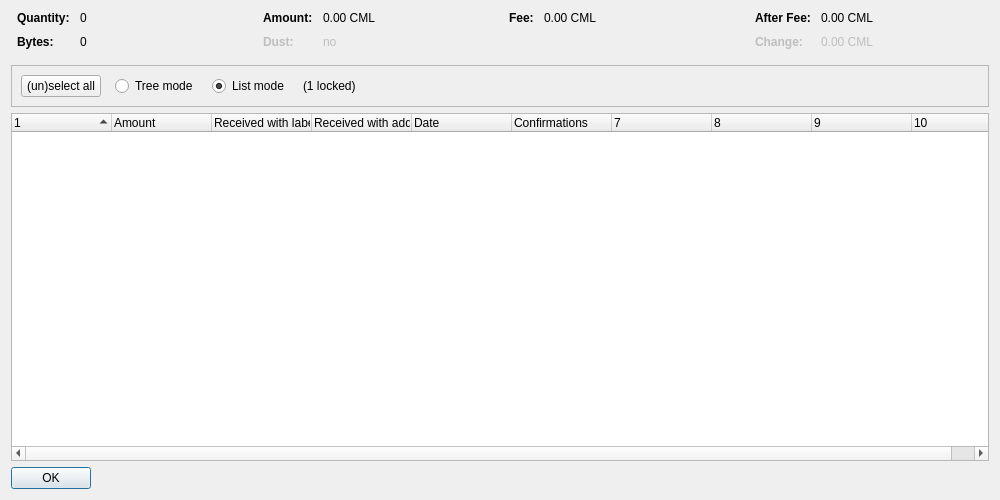
<?xml version="1.0" encoding="UTF-8"?>
<ui version="4.0">
 <class>CoinControlDialog</class>
 <widget class="QDialog" name="CoinControlDialog">
  <property name="geometry">
   <rect>
    <x>0</x>
    <y>0</y>
    <width>1000</width>
    <height>500</height>
   </rect>
  </property>
  <property name="windowTitle">
   <string>Coin Selection</string>
  </property>
  <layout class="QVBoxLayout" name="verticalLayout">
   <item>
    <layout class="QHBoxLayout" name="horizontalLayoutTop" stretch="0,0,0,0">
     <property name="topMargin">
      <number>0</number>
     </property>
     <property name="bottomMargin">
      <number>10</number>
     </property>
     <item>
      <layout class="QFormLayout" name="formLayoutCoinControl1">
       <property name="horizontalSpacing">
        <number>10</number>
       </property>
       <property name="verticalSpacing">
        <number>10</number>
       </property>
       <property name="leftMargin">
        <number>6</number>
       </property>
       <property name="rightMargin">
        <number>6</number>
       </property>
       <item row="0" column="0">
        <widget class="QLabel" name="labelCoinControlQuantityText">
         <property name="font">
          <font>
           <weight>75</weight>
           <bold>true</bold>
          </font>
         </property>
         <property name="text">
          <string>Quantity:</string>
         </property>
        </widget>
       </item>
       <item row="0" column="1">
        <widget class="QLabel" name="labelCoinControlQuantity">
         <property name="cursor">
          <cursorShape>IBeamCursor</cursorShape>
         </property>
         <property name="contextMenuPolicy">
          <enum>Qt::ActionsContextMenu</enum>
         </property>
         <property name="text">
          <string notr="true">0</string>
         </property>
         <property name="textInteractionFlags">
          <set>Qt::LinksAccessibleByMouse|Qt::TextSelectableByKeyboard|Qt::TextSelectableByMouse</set>
         </property>
        </widget>
       </item>
       <item row="1" column="0">
        <widget class="QLabel" name="labelCoinControlBytesText">
         <property name="font">
          <font>
           <weight>75</weight>
           <bold>true</bold>
          </font>
         </property>
         <property name="text">
          <string>Bytes:</string>
         </property>
        </widget>
       </item>
       <item row="1" column="1">
        <widget class="QLabel" name="labelCoinControlBytes">
         <property name="cursor">
          <cursorShape>IBeamCursor</cursorShape>
         </property>
         <property name="contextMenuPolicy">
          <enum>Qt::ActionsContextMenu</enum>
         </property>
         <property name="text">
          <string notr="true">0</string>
         </property>
         <property name="textInteractionFlags">
          <set>Qt::LinksAccessibleByMouse|Qt::TextSelectableByKeyboard|Qt::TextSelectableByMouse</set>
         </property>
        </widget>
       </item>
      </layout>
     </item>
     <item>
      <layout class="QFormLayout" name="formLayoutCoinControl2">
       <property name="horizontalSpacing">
        <number>10</number>
       </property>
       <property name="verticalSpacing">
        <number>10</number>
       </property>
       <property name="leftMargin">
        <number>6</number>
       </property>
       <property name="rightMargin">
        <number>6</number>
       </property>
       <item row="0" column="0">
        <widget class="QLabel" name="labelCoinControlAmountText">
         <property name="font">
          <font>
           <weight>75</weight>
           <bold>true</bold>
          </font>
         </property>
         <property name="text">
          <string>Amount:</string>
         </property>
        </widget>
       </item>
       <item row="0" column="1">
        <widget class="QLabel" name="labelCoinControlAmount">
         <property name="cursor">
          <cursorShape>IBeamCursor</cursorShape>
         </property>
         <property name="contextMenuPolicy">
          <enum>Qt::ActionsContextMenu</enum>
         </property>
         <property name="text">
          <string notr="true">0.00 CML</string>
         </property>
         <property name="textInteractionFlags">
          <set>Qt::LinksAccessibleByMouse|Qt::TextSelectableByKeyboard|Qt::TextSelectableByMouse</set>
         </property>
        </widget>
       </item>
       <item row="1" column="0">
        <widget class="QLabel" name="labelCoinControlLowOutputText">
         <property name="enabled">
          <bool>false</bool>
         </property>
         <property name="font">
          <font>
           <weight>75</weight>
           <bold>true</bold>
          </font>
         </property>
         <property name="text">
          <string>Dust:</string>
         </property>
        </widget>
       </item>
       <item row="1" column="1">
        <widget class="QLabel" name="labelCoinControlLowOutput">
         <property name="enabled">
          <bool>false</bool>
         </property>
         <property name="cursor">
          <cursorShape>IBeamCursor</cursorShape>
         </property>
         <property name="contextMenuPolicy">
          <enum>Qt::ActionsContextMenu</enum>
         </property>
         <property name="text">
          <string notr="true">no</string>
         </property>
         <property name="textInteractionFlags">
          <set>Qt::LinksAccessibleByMouse|Qt::TextSelectableByKeyboard|Qt::TextSelectableByMouse</set>
         </property>
        </widget>
       </item>
      </layout>
     </item>
     <item>
      <layout class="QFormLayout" name="formLayoutCoinControl3">
       <property name="horizontalSpacing">
        <number>10</number>
       </property>
       <property name="verticalSpacing">
        <number>10</number>
       </property>
       <property name="leftMargin">
        <number>6</number>
       </property>
       <property name="rightMargin">
        <number>6</number>
       </property>
       <item row="0" column="0">
        <widget class="QLabel" name="labelCoinControlFeeText">
         <property name="font">
          <font>
           <weight>75</weight>
           <bold>true</bold>
          </font>
         </property>
         <property name="text">
          <string>Fee:</string>
         </property>
        </widget>
       </item>
       <item row="0" column="1">
        <widget class="QLabel" name="labelCoinControlFee">
         <property name="cursor">
          <cursorShape>IBeamCursor</cursorShape>
         </property>
         <property name="contextMenuPolicy">
          <enum>Qt::ActionsContextMenu</enum>
         </property>
         <property name="text">
          <string notr="true">0.00 CML</string>
         </property>
         <property name="textInteractionFlags">
          <set>Qt::LinksAccessibleByMouse|Qt::TextSelectableByKeyboard|Qt::TextSelectableByMouse</set>
         </property>
        </widget>
       </item>
      </layout>
     </item>
     <item>
      <layout class="QFormLayout" name="formLayoutCoinControl4">
       <property name="horizontalSpacing">
        <number>10</number>
       </property>
       <property name="verticalSpacing">
        <number>10</number>
       </property>
       <property name="leftMargin">
        <number>6</number>
       </property>
       <property name="rightMargin">
        <number>6</number>
       </property>
       <item row="0" column="0">
        <widget class="QLabel" name="labelCoinControlAfterFeeText">
         <property name="font">
          <font>
           <weight>75</weight>
           <bold>true</bold>
          </font>
         </property>
         <property name="text">
          <string>After Fee:</string>
         </property>
        </widget>
       </item>
       <item row="0" column="1">
        <widget class="QLabel" name="labelCoinControlAfterFee">
         <property name="cursor">
          <cursorShape>IBeamCursor</cursorShape>
         </property>
         <property name="contextMenuPolicy">
          <enum>Qt::ActionsContextMenu</enum>
         </property>
         <property name="text">
          <string notr="true">0.00 CML</string>
         </property>
         <property name="textInteractionFlags">
          <set>Qt::LinksAccessibleByMouse|Qt::TextSelectableByKeyboard|Qt::TextSelectableByMouse</set>
         </property>
        </widget>
       </item>
       <item row="1" column="0">
        <widget class="QLabel" name="labelCoinControlChangeText">
         <property name="enabled">
          <bool>false</bool>
         </property>
         <property name="font">
          <font>
           <weight>75</weight>
           <bold>true</bold>
          </font>
         </property>
         <property name="text">
          <string>Change:</string>
         </property>
        </widget>
       </item>
       <item row="1" column="1">
        <widget class="QLabel" name="labelCoinControlChange">
         <property name="enabled">
          <bool>false</bool>
         </property>
         <property name="cursor">
          <cursorShape>IBeamCursor</cursorShape>
         </property>
         <property name="contextMenuPolicy">
          <enum>Qt::ActionsContextMenu</enum>
         </property>
         <property name="text">
          <string notr="true">0.00 CML</string>
         </property>
         <property name="textInteractionFlags">
          <set>Qt::LinksAccessibleByMouse|Qt::TextSelectableByKeyboard|Qt::TextSelectableByMouse</set>
         </property>
        </widget>
       </item>
      </layout>
     </item>
    </layout>
   </item>
   <item>
    <widget class="QFrame" name="frame">
     <property name="minimumSize">
      <size>
       <width>0</width>
       <height>40</height>
      </size>
     </property>
     <property name="frameShape">
      <enum>QFrame::StyledPanel</enum>
     </property>
     <property name="frameShadow">
      <enum>QFrame::Sunken</enum>
     </property>
     <layout class="QHBoxLayout" name="horizontalLayout">
      <item>
       <layout class="QHBoxLayout" name="horizontalLayoutPanel" stretch="0,0,0,0,0">
        <property name="spacing">
         <number>14</number>
        </property>
        <item>
         <widget class="QPushButton" name="pushButtonSelectAll">
          <property name="sizePolicy">
           <sizepolicy hsizetype="Maximum" vsizetype="Fixed">
            <horstretch>0</horstretch>
            <verstretch>0</verstretch>
           </sizepolicy>
          </property>
          <property name="text">
           <string>(un)select all</string>
          </property>
          <property name="autoDefault">
           <bool>false</bool>
          </property>
         </widget>
        </item>
        <item>
         <widget class="QRadioButton" name="radioTreeMode">
          <property name="sizePolicy">
           <sizepolicy hsizetype="Maximum" vsizetype="Fixed">
            <horstretch>0</horstretch>
            <verstretch>0</verstretch>
           </sizepolicy>
          </property>
          <property name="text">
           <string>Tree mode</string>
          </property>
         </widget>
        </item>
        <item>
         <widget class="QRadioButton" name="radioListMode">
          <property name="sizePolicy">
           <sizepolicy hsizetype="Maximum" vsizetype="Fixed">
            <horstretch>0</horstretch>
            <verstretch>0</verstretch>
           </sizepolicy>
          </property>
          <property name="text">
           <string>List mode</string>
          </property>
          <property name="checked">
           <bool>true</bool>
          </property>
         </widget>
        </item>
        <item>
         <widget class="QLabel" name="labelLocked">
          <property name="text">
           <string notr="true">(1 locked)</string>
          </property>
         </widget>
        </item>
        <item>
         <spacer name="horizontalSpacer">
          <property name="orientation">
           <enum>Qt::Horizontal</enum>
          </property>
          <property name="sizeHint" stdset="0">
           <size>
            <width>40</width>
            <height>20</height>
           </size>
          </property>
         </spacer>
        </item>
       </layout>
      </item>
     </layout>
    </widget>
   </item>
   <item>
    <widget class="CoinControlTreeWidget" name="treeWidget">
     <property name="contextMenuPolicy">
      <enum>Qt::CustomContextMenu</enum>
     </property>
     <property name="sortingEnabled">
      <bool>false</bool>
     </property>
     <property name="columnCount">
      <number>10</number>
     </property>
     <attribute name="headerShowSortIndicator" stdset="0">
      <bool>true</bool>
     </attribute>
     <attribute name="headerStretchLastSection">
      <bool>false</bool>
     </attribute>
     <column>
      <property name="text">
       <string/>
      </property>
     </column>
     <column>
      <property name="text">
       <string>Amount</string>
      </property>
     </column>
     <column>
      <property name="text">
       <string>Received with label</string>
      </property>
     </column>
     <column>
      <property name="text">
       <string>Received with address</string>
      </property>
     </column>
     <column>
      <property name="text">
       <string>Date</string>
      </property>
     </column>
     <column>
      <property name="text">
       <string>Confirmations</string>
      </property>
      <property name="toolTip">
       <string>Confirmed</string>
      </property>
     </column>
     <column>
      <property name="text">
       <string/>
      </property>
     </column>
     <column>
      <property name="text">
       <string/>
      </property>
     </column>
     <column>
      <property name="text">
       <string/>
      </property>
     </column>
     <column>
      <property name="text">
       <string/>
      </property>
     </column>
    </widget>
   </item>
   <item>
    <widget class="QDialogButtonBox" name="buttonBox">
     <property name="sizePolicy">
      <sizepolicy hsizetype="Maximum" vsizetype="Fixed">
       <horstretch>0</horstretch>
       <verstretch>0</verstretch>
      </sizepolicy>
     </property>
     <property name="orientation">
      <enum>Qt::Horizontal</enum>
     </property>
     <property name="standardButtons">
      <set>QDialogButtonBox::Ok</set>
     </property>
    </widget>
   </item>
  </layout>
 </widget>
 <customwidgets>
  <customwidget>
   <class>CoinControlTreeWidget</class>
   <extends>QTreeWidget</extends>
   <header>coincontroltreewidget.h</header>
  </customwidget>
 </customwidgets>
 <resources/>
 <connections/>
</ui>
